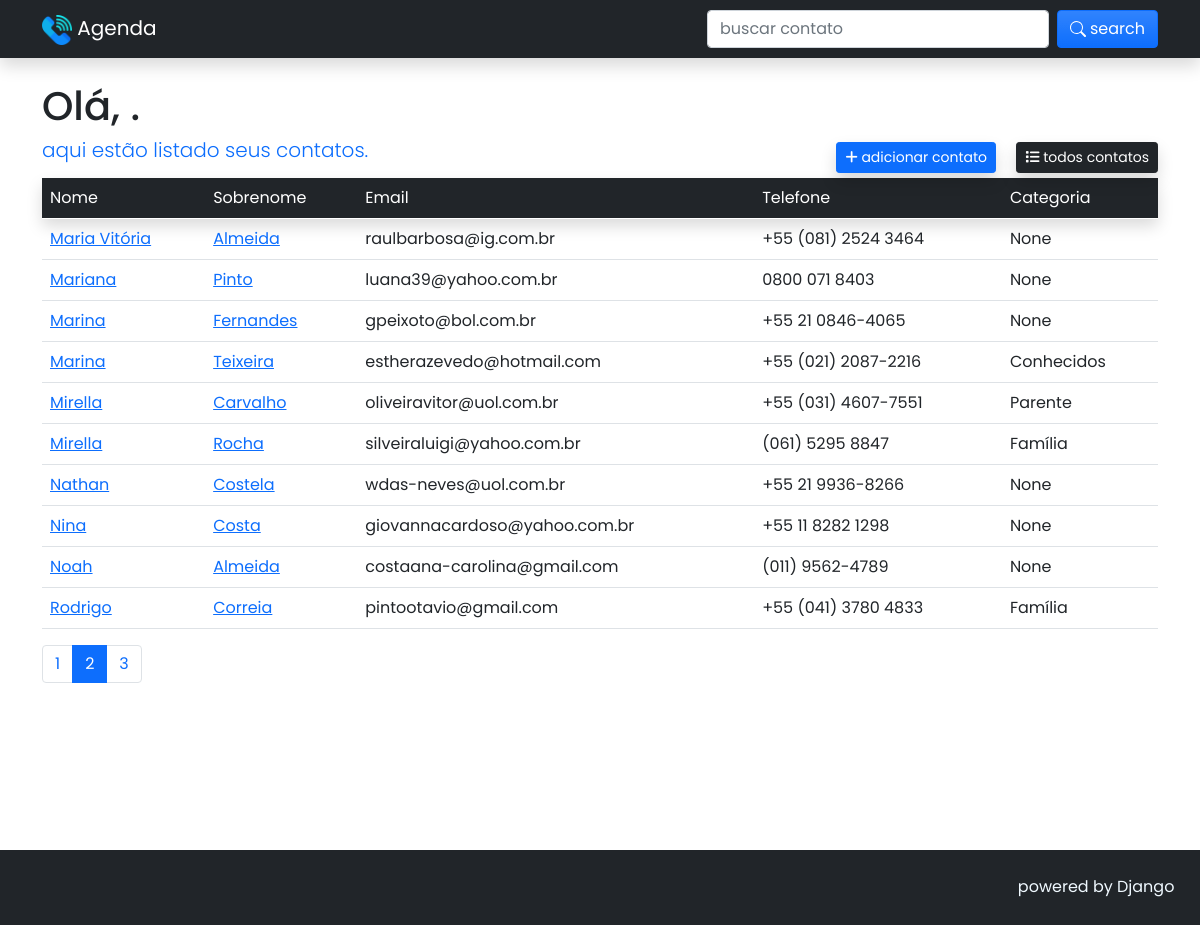
/?page=2&term=, run on the app's committed database.
### agenda/models.py (models this page shows, shortened)
class Contact(models.Model):
    first_name = models.CharField(max_length=30)
    last_name = models.CharField(max_length=30, blank=True, null=True)
    telephone = models.CharField(max_length=20)
    email = models.CharField(max_length=255, blank=True, null=True)
    created_in = models.DateTimeField(auto_now_add=True)
    description = models.TextField(blank=True, null=True)
    category = models.ForeignKey(
        Category, on_delete=models.SET_NULL, null=True, blank=True
    )
    profile_picture = models.ImageField(
        blank=True,
        upload_to='agenda/img/%Y/%m/%d'
    )
    to_show = models.BooleanField(default=True)

class Category(models.Model):
    name = models.CharField(max_length=60)
    def __str__(self):
        return self.name

### agenda/views.py (the view)
# urls.py: path('', views.home, name='home'),
def home(request):
    contacts = Contact.objects.all().filter(
        to_show=True
    ).order_by('first_name')
    paginator = Paginator(contacts, 10)
    page_number = request.GET.get('page')
    page_obj = paginator.get_page(page_number)
    form = NewContactForm()
    return render(request, 'agenda/pages/home.html', context={
            'contacts': page_obj,
            'form': form
        }
    )

### agenda/templates/agenda/pages/home.html (shortened to what this page needs)
{% extends 'global/base.html' %}
{% block content %}
{% include 'agenda/partials/_nav.html' %}
<div class="container-md">
    <div class="row">
        <div class="col-lg-12">
        {% include 'agenda/partials/_btn_action.html' %}
        <table class="table table-hover">
            <thead>
                <tr class="table-dark shadow">
                    <th>Nome</th>
                    <th>Sobrenome</th>
                    <th>Email</th>
                    <th>Telefone</th>
                    <th>Categoria</th>
                </tr>
            </thead>
            <tbody>
            {% for contact in contacts %}
                {% if contact.to_show %}
                    <tr>
                        <td>
                            <a href="{% url 'agenda:contact' contact.id %}">{{ contact.first_name | title }}</a>
                        </td>
                        <td>
                            <a href="{% url 'agenda:contact' contact.id %}">{{ contact.last_name | title }}</a>
                        </td>
                        <td>{{ contact.email }}</td>
                        <td>{{ contact.telephone }}</td>
                        <td>{{ contact.category }}</td>
                    </tr>
                {% endif %}
            {% endfor %}
            </tbody>
        </table>
        </div>
        {% include 'agenda/partials/_pagination.html' %}
    </div>
</div>
{% endblock content %}
{% block footer %}
<footer>
    <span>powered by Django</span>
</footer>
{% endblock footer %}

### base_static/global/css/style.css (style rules this page uses)
* { font-family: 'Poppins', sans-serif; font-weight: 400; }
footer { padding: 1.6rem; color:#f0f9ff; background-color: #212529; display: flex; justify-content: flex-end; position: relative; bottom: -151px; z-index: 10000; width: 100%; }

### data on the page
Contact: first_name "Maria Vitória", last_name "Almeida", email "raulbarbosa@ig.com.br", telephone "+55 (081) 2524 3464", category "None"
Contact: first_name "Mariana", last_name "Pinto", email "luana39@yahoo.com.br", telephone "0800 071 8403", category "None"
Contact: first_name "Marina", last_name "Fernandes", email "gpeixoto@bol.com.br", telephone "+55 21 0846-4065", category "None"
Contact: first_name "Marina", last_name "Teixeira", email "estherazevedo@hotmail.com", telephone "+55 (021) 2087-2216", category "Conhecidos"
Contact: first_name "Mirella", last_name "Carvalho", email "oliveiravitor@uol.com.br", telephone "+55 (031) 4607-7551", category "Parente"
Contact: first_name "Mirella", last_name "Rocha", email "silveiraluigi@yahoo.com.br", telephone "(061) 5295 8847", category "Família"
Contact: first_name "Nathan", last_name "Costela", email "wdas-neves@uol.com.br", telephone "+55 21 9936-8266", category "None"
Contact: first_name "Nina", last_name "Costa", email "giovannacardoso@yahoo.com.br", telephone "+55 11 8282 1298", category "None"
Contact: first_name "Noah", last_name "Almeida", email "costaana-carolina@gmail.com", telephone "(011) 9562-4789", category "None"
Contact: first_name "Rodrigo", last_name "Correia", email "pintootavio@gmail.com", telephone "+55 (041) 3780 4833", category "Família"

### other printed values
{{ page }} "1" "3"
{{ page }} "2"
